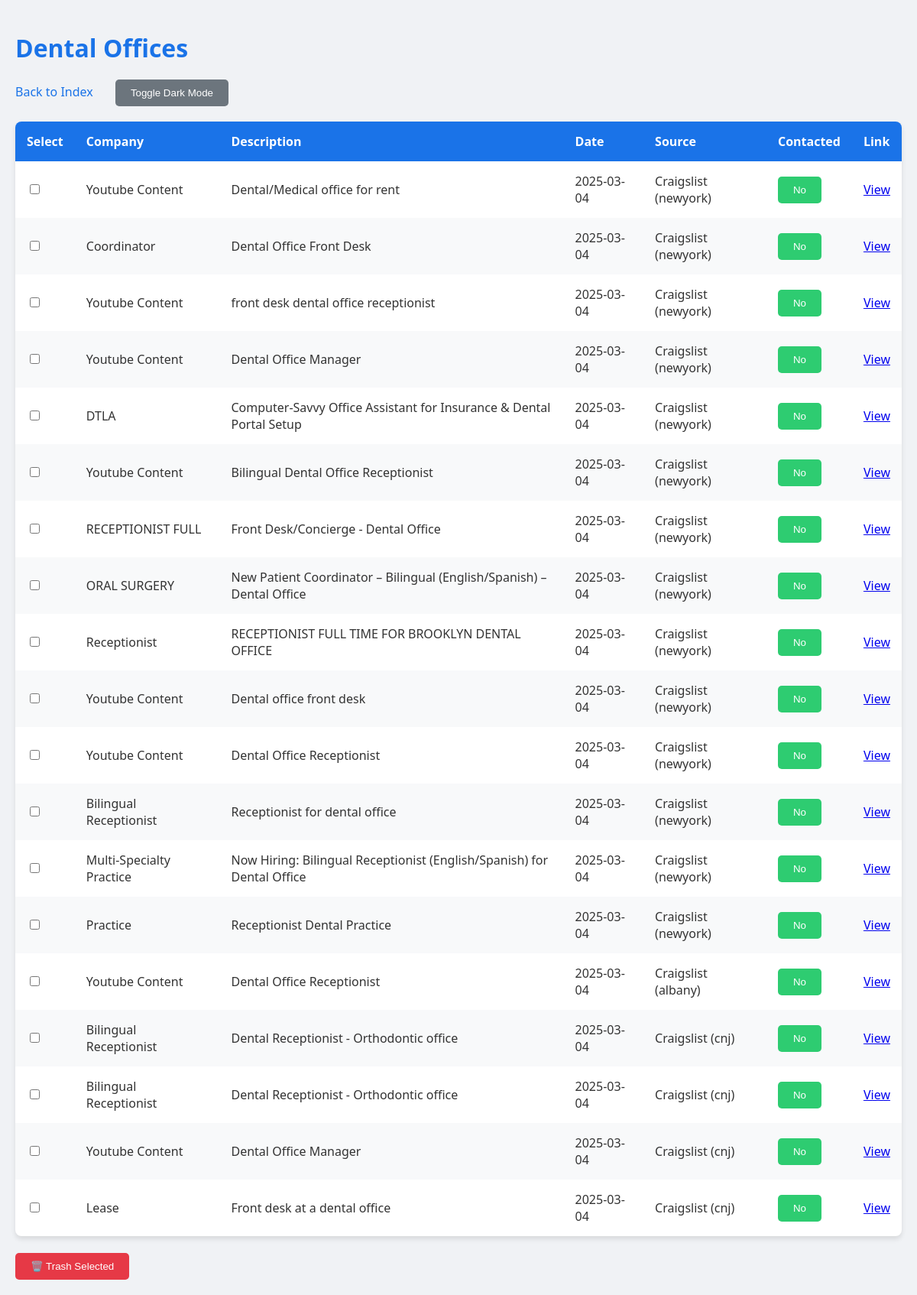
The app's page /dental-offices with its own data.
### tables this page shows
CREATE TABLE dental_offices (
            signal_id INTEGER PRIMARY KEY,
            company_id INTEGER,
            signal_type TEXT,
            description TEXT,
            date TEXT,
            url TEXT,
            source TEXT,
            contacted INTEGER DEFAULT 0,
            FOREIGN KEY (company_id) REFERENCES companies(company_id)
        );

### app.py (the view)
@app.route('/dental-offices')
def dental_offices_dashboard():
    conn = sqlite3.connect('data/abm_tool.db')
    c = conn.cursor()
    c.execute("SELECT DISTINCT i.signal_id, c.name, i.description, i.date, i.url, i.source, i.contacted FROM dental_offices i JOIN companies c ON i.company_id = c.company_id ORDER BY i.date DESC")
    signals = c.fetchall()
    conn.close()
    print(f"Dental offices fetched: {len(signals)}")  # Debug
    return render_template('dashboard.html', signals=signals, signal_type='DentalOffices', title='Dental Offices')

### templates/dashboard.html (shortened to what this page needs)
<!DOCTYPE html>
<html lang="en">
  <head>
  </head>
  <body>
    <div class="container">
      <h1>{{ title }}</h1>
      <div class="nav">
        <a href="/">Back to Index</a>
        <button class="btn dark-mode-toggle" onclick="toggleDarkMode()">
          Toggle Dark Mode
        </button>
      </div>
      <form method="POST" action="/delete">
        <table>
          <thead>
            <tr>
              <th>Select</th>
              <th>Company</th>
              <th>Description</th>
              <th>Date</th>
              <th>
                {% if signal_type == 'Craigslist' %}City{% else %}Source{% endif
                %}
              </th>
              {% if signal_type != 'Craigslist' and signal_type != 'Ecom' and
              signal_type != 'X' %}
              <th>Contacted</th>
              {% endif %}
              <th>Link</th>
            </tr>
          </thead>
          <tbody>
            {% for signal in signals %}
            <tr>
              <td>
                <input
                  type="checkbox"
                  name="signal_ids"
                  value="{{ signal[0] }}"
                />
              </td>
              <td>{{ signal[1] }}</td>
              <td class="description">{{ signal[2] }}</td>
              <td>{{ signal[3] }}</td>
              <td>{{ signal[5] }}</td>
              {% if signal_type != 'Craigslist' and signal_type != 'Ecom' and
              signal_type != 'X' %}
              <td>
                <form
                  method="POST"
                  action="/toggle_contacted/{{ signal[0] }}"
                  style="display: inline"
                >
                  <button type="submit" class="btn contact-btn">
                    {{ 'Yes' if signal[6] else 'No' }}
                  </button>
                </form>
              </td>
              {% endif %}
              <td><a href="{{ signal[4] }}" target="_blank">View</a></td>
            </tr>
            {% endfor %}
          </tbody>
        </table>
        <br />
        <button type="submit" class="btn trash-btn">🗑️ Trash Selected</button>
      </form>
    </div>
  </body>
</html>

### templates/dashboard.html (style rules this page uses)
body { font-family: "Segoe UI", Tahoma, Geneva, Verdana, sans-serif; background: #f0f2f5; color: #333; margin: 0; padding: 20px; transition: background 0.3s, color 0.3s; }
.container { max-width: 1200px; margin: 0 auto; }
h1 { font-size: 2em; margin-bottom: 20px; color: #1a73e8; }
.nav { margin-bottom: 20px; }
.nav a { color: #1a73e8; text-decoration: none; font-weight: 500; margin-right: 15px; }
table { width: 100%; border-collapse: collapse; background: white; box-shadow: 0 4px 6px rgba(0, 0, 0, 0.1); border-radius: 8px; overflow: hidden; }
th, td { padding: 15px; text-align: left; }
th { background: #1a73e8; color: white; font-weight: 600; }
tr:nth-child(even) { background: #f8f9fa; }
.description { max-width: 500px; word-wrap: break-word; }
.btn { padding: 10px 20px; border: none; border-radius: 5px; cursor: pointer; font-weight: 500; transition: background 0.2s; }
.trash-btn { background: #e63946; color: white; }
.contact-btn { background: #2ecc71; color: white; }
.dark-mode-toggle { background: #6c757d; color: white; margin-left: 10px; }

### records on screen
dental_offices: signal "Youtube Content", description "Dental/Medical office for rent", date "2025-03-04", source "Craigslist (newyork)", contacted "No"
dental_offices: signal "Coordinator", description "Dental Office Front Desk", date "2025-03-04", source "Craigslist (newyork)", contacted "No"
dental_offices: signal "Youtube Content", description "front desk dental office receptionist", date "2025-03-04", source "Craigslist (newyork)", contacted "No"
dental_offices: signal "Youtube Content", description "Dental Office Manager", date "2025-03-04", source "Craigslist (newyork)", contacted "No"
dental_offices: signal "DTLA", description "Computer-Savvy Office Assistant for Insurance & Dental Portal Setup", date "2025-03-04", source "Craigslist (newyork)", contacted "No"
dental_offices: signal "Youtube Content", description "Bilingual Dental Office Receptionist", date "2025-03-04", source "Craigslist (newyork)", contacted "No"
dental_offices: signal "RECEPTIONIST FULL", description "Front Desk/Concierge - Dental Office", date "2025-03-04", source "Craigslist (newyork)", contacted "No"
dental_offices: signal "ORAL SURGERY", description "New Patient Coordinator – Bilingual (English/Spanish) – Dental Office", date "2025-03-04", source "Craigslist (newyork)", contacted "No"
dental_offices: signal "Receptionist", description "RECEPTIONIST FULL TIME FOR BROOKLYN DENTAL OFFICE", date "2025-03-04", source "Craigslist (newyork)", contacted "No"
dental_offices: signal "Youtube Content", description "Dental office front desk", date "2025-03-04", source "Craigslist (newyork)", contacted "No"
dental_offices: signal "Youtube Content", description "Dental Office Receptionist", date "2025-03-04", source "Craigslist (newyork)", contacted "No"
dental_offices: signal "Bilingual Receptionist", description "Receptionist for dental office", date "2025-03-04", source "Craigslist (newyork)", contacted "No"
dental_offices: signal "Multi-Specialty Practice", description "Now Hiring: Bilingual Receptionist (English/Spanish) for Dental Office", date "2025-03-04", source "Craigslist (newyork)", contacted "No"
dental_offices: signal "Practice", description "Receptionist Dental Practice", date "2025-03-04", source "Craigslist (newyork)", contacted "No"
dental_offices: signal "Youtube Content", description "Dental Office Receptionist", date "2025-03-04", source "Craigslist (albany)", contacted "No"
dental_offices: signal "Bilingual Receptionist", description "Dental Receptionist - Orthodontic office", date "2025-03-04", source "Craigslist (cnj)", contacted "No"
dental_offices: signal "Bilingual Receptionist", description "Dental Receptionist - Orthodontic office", date "2025-03-04", source "Craigslist (cnj)", contacted "No"
dental_offices: signal "Youtube Content", description "Dental Office Manager", date "2025-03-04", source "Craigslist (cnj)", contacted "No"
dental_offices: signal "Lease", description "Front desk at a dental office", date "2025-03-04", source "Craigslist (cnj)", contacted "No"

### other values on screen
{{ title }} "Dental Offices"
